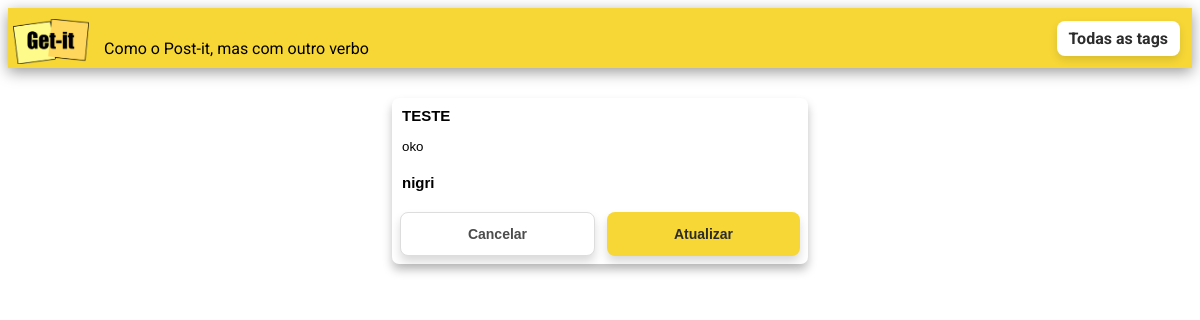
Page /1/edit/ on the committed database.
### notes/models.py (models this page shows, shortened)
class Note(models.Model):
    title = models.CharField(max_length=200)
    content = models.TextField(null=True)
    tag = models.ForeignKey(
        Tag,
        null=True, blank=True,
        on_delete=models.SET_NULL,
        related_name="notes"
    )

class Tag(models.Model):
    name = models.CharField(max_length=40, unique=True)  # evita duplicatas

### notes/views.py (the view, shortened to what this page needs)
# urls.py: path("<int:pk>/edit/", views.update, name="update"),
def update(request, pk):
    note = get_object_or_404(Note, pk=pk)
    return render(request, 'notes/update.html', {'note': note})

### notes/templates/notes/update.html (shortened to what this page needs)
{% extends "notes/base.html" %}
{% load static %}
{% block content %}
<div class="appbar">
  <img src="{% static 'notes/img/logo-getit.png' %}" class="logo" alt="Get-it" />
  <span class="subtitle">Como o Post-it, mas com outro verbo</span>
  <a class="appbar-link" href="{% url 'tag_list' %}">Todas as tags</a>
</div>
<form method="post" action="{% url 'update' note.id %}" class="form-card">
  <input
    class="form-card-title"
    type="text"
    name="title"
    placeholder="Título"
    value="{{ note.title }}"
    required
  />
  <textarea
    class="autoresize"
    name="content"
    placeholder="Digite o conteúdo..."
    required
  >{{ note.content }}</textarea>
  <input
    class="form-card-title"
    type="text"
    name="tag"
    placeholder="Adicione uma tag (opcional)"
    value="{% if note.tag %}{{ note.tag.name }}{% endif %}"
  />
  <div class="form-actions">
    <a class="btn btn-secondary" href="{% url 'index' %}">Cancelar</a>
    <button class="btn btn-primary" type="submit">Atualizar</button>
  </div>
</form>
{% endblock content %}

### notes/static/notes/getit.css (style rules this page uses)
html, body { font-family: "Roboto", sans-serif; }
.logo { height: 45px; margin-left: 5px; margin-top: 7px; }
.appbar { background:#f7d736; display:flex; box-shadow:0 4px 14px rgba(0,0,0,0.4); height:60px; width:100%; }
.subtitle { margin-left:15px; margin-top:20px; }
.form-card { background:#fff; max-width:400px; margin:30px auto; padding:8px; border-radius:7px; box-shadow:0 6px 10px rgba(0,0,0,0.25); display:flex; flex-direction:column; gap:12px; }
.form-card-title { font-size:15px; font-weight:bold; font-family:Arial, Helvetica, sans-serif; border:0; }
.autoresize { border:0; resize:none; font-family:Arial, Helvetica, sans-serif; margin-bottom:-10px; }
.btn { position:relative; display:block; padding:10px 15px; overflow:hidden; border:0; outline:none; border-radius:2px; box-shadow:0 1px 4px rgba(0,0,0,0.6); background-color:#f7d736; transition:background-color .3s; font-family: inherit; text-decoration: none; }
.btn, .btn:visited { color:#2c2c2c; text-decoration:none; }
.btn:before { content:""; position:absolute; top:50%; left:50%; display:block; width:0; padding-top:0; border-radius:100%; background-color:rgba(236,240,241,0.3); transform:translate(-50%,-50%); }
.form-actions { display:flex; gap:12px; margin-top:8px; }
.form-actions .btn { flex:1 1 0%; display:flex; align-items:center; justify-content:center; height:44px; padding:0; margin:0; border-radius:8px; box-sizing:border-box; text-decoration:none; font-family:Arial, Helvetica, sans-serif; font-size:14px; font-weight:bold; line-height:1; cursor:pointer; }
.form-actions .btn-primary { background:#f7d736; color:#2c2c2c; border:0; box-shadow:0 6px 10px rgba(0,0,0,0.15); }
.form-actions .btn-secondary { background:#fff; color:#4c4c4c; border:1px solid #ddd; box-shadow:0 6px 10px rgba(0,0,0,0.15); }
.appbar { display:flex; align-items:center; }
.appbar-link { margin-right:12px; background:#fff; color:#2c2c2c; padding:8px 12px; border-radius:8px; text-decoration:none; font-weight:bold; box-shadow:0 4px 8px rgba(0,0,0,0.12); }

### rows in the picture
Note: title "TESTE", content "oko", tag "nigri"
